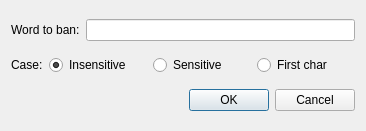
<?xml version="1.0" encoding="UTF-8"?>
<ui version="4.0">
 <class>BanwordDialog</class>
 <widget class="QDialog" name="BanwordDialog">
  <property name="enabled">
   <bool>true</bool>
  </property>
  <property name="geometry">
   <rect>
    <x>0</x>
    <y>0</y>
    <width>366</width>
    <height>131</height>
   </rect>
  </property>
  <property name="windowTitle">
   <string>Ban word</string>
  </property>
  <property name="windowIcon">
   <iconset resource="resources.qrc">
    <normaloff>:/images/icon.ico</normaloff>:/images/icon.ico</iconset>
  </property>
  <layout class="QVBoxLayout" name="verticalLayout">
   <item>
    <layout class="QHBoxLayout" name="wordBox" stretch="0,1">
     <item>
      <widget class="QLabel" name="wordLabel">
       <property name="text">
        <string>Word to ban:</string>
       </property>
      </widget>
     </item>
     <item>
      <widget class="QLineEdit" name="wordInput"/>
     </item>
    </layout>
   </item>
   <item>
    <layout class="QHBoxLayout" name="caseBox" stretch="0,1,1,1">
     <item>
      <widget class="QLabel" name="caseLabel">
       <property name="text">
        <string>Case:</string>
       </property>
      </widget>
     </item>
     <item>
      <widget class="QRadioButton" name="insensitive">
       <property name="text">
        <string>Insensitive</string>
       </property>
       <property name="checked">
        <bool>true</bool>
       </property>
      </widget>
     </item>
     <item>
      <widget class="QRadioButton" name="sensitive">
       <property name="text">
        <string>Sensitive</string>
       </property>
      </widget>
     </item>
     <item>
      <widget class="QRadioButton" name="firstChar">
       <property name="text">
        <string>First char</string>
       </property>
      </widget>
     </item>
    </layout>
   </item>
   <item>
    <widget class="QDialogButtonBox" name="buttonBox">
     <property name="orientation">
      <enum>Qt::Horizontal</enum>
     </property>
     <property name="standardButtons">
      <set>QDialogButtonBox::Cancel|QDialogButtonBox::Ok</set>
     </property>
    </widget>
   </item>
  </layout>
 </widget>
 <resources>
  <include location="resources.qrc"/>
 </resources>
 <connections>
  <connection>
   <sender>buttonBox</sender>
   <signal>accepted()</signal>
   <receiver>BanwordDialog</receiver>
   <slot>accept()</slot>
   <hints>
    <hint type="sourcelabel">
     <x>248</x>
     <y>254</y>
    </hint>
    <hint type="destinationlabel">
     <x>157</x>
     <y>274</y>
    </hint>
   </hints>
  </connection>
  <connection>
   <sender>buttonBox</sender>
   <signal>rejected()</signal>
   <receiver>BanwordDialog</receiver>
   <slot>reject()</slot>
   <hints>
    <hint type="sourcelabel">
     <x>316</x>
     <y>260</y>
    </hint>
    <hint type="destinationlabel">
     <x>286</x>
     <y>274</y>
    </hint>
   </hints>
  </connection>
 </connections>
</ui>
